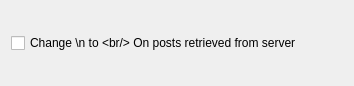
<ui version="4.0" >
 <class>AdvancedSettingsBase</class>
 <widget class="QWidget" name="AdvancedSettingsBase" >
  <property name="geometry" >
   <rect>
    <x>0</x>
    <y>0</y>
    <width>354</width>
    <height>86</height>
   </rect>
  </property>
  <property name="windowTitle" >
   <string>Form</string>
  </property>
  <layout class="QVBoxLayout" name="verticalLayout" >
   <item>
    <widget class="QCheckBox" name="kcfg_changeNToBreak" >
     <property name="toolTip" >
      <string>It could be useful on some blogs like Wordpress that do not store posts as HTML</string>
     </property>
     <property name="text" >
      <string>Change \n to &lt;br/> On posts retrieved from server</string>
     </property>
    </widget>
   </item>
  </layout>
 </widget>
 <resources/>
 <connections/>
</ui>
